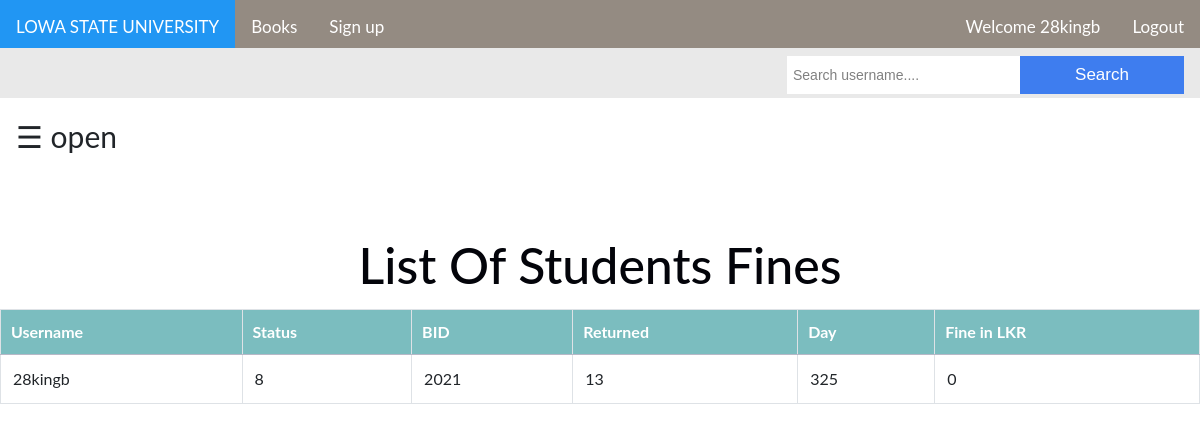
Screenshot of /student/fine.php (signed in) with the database file from the repository.
### tables this page shows
CREATE TABLE `fine` (
  `username` varchar(100) NOT NULL,
  `status` varchar(100) NOT NULL,
  `bid` int(100) NOT NULL,
  `returned` varchar(100) NOT NULL,
  `day` int(50) NOT NULL,
  `fine` double NOT NULL
);

### student/fine.php (the view, shortened to what this page needs)
<?php
include "connection.php";
include "navbar.php";
 ?>
<!doctype html>
<html>
<head>
<link rel="stylesheet" href="https://cdnjs.cloudflare.com/ajax/libs/font-awesome/4.7.0/css/font-awesome.min.css">
<link rel="stylesheet" href="https://unpkg.com/swiper/swiper-bundle.min.css"/>
<link rel="stylesheet" href="style.css" type="text/css" media="all">
</head>
<body>
<div class="topnav2">
<div class="search-container">
<form  method="post" name="form1">
<input class="form-control-delete" type="text" placeholder="Search username...." name="search">
<button type="submit" name="submit">Search</button>
<br>
</form>
</div>
</div>
<div id="main">
<span style="font-size:30px;cursor:pointer" onclick="openNav()">&#9776; open</span>
</div>
<section class="listofbooks">
<h2 style="text-align:center;"><br>List Of Students Fines</h2>
<br>
<?php
	$res=mysqli_query($db,"SELECT * FROM `fine` where username='$_SESSION[login_user]' ;");
		echo "<table class='table table-bordered table-hover' >";
			echo "<tr style='background-color: #6db6b9e6;'>";
				echo "<th>"; echo " Username ";	echo "</th>";
				echo "<th>"; echo " Status ";  echo "</th>";
				echo "<th>"; echo " BID ";  echo "</th>";
				echo "<th>"; echo " Returned ";  echo "</th>";
				echo "<th>"; echo " Day ";  echo "</th>";
				echo "<th>"; echo " Fine in LKR";  echo "</th>";
			echo "</tr>";
			while($row=mysqli_fetch_assoc($res))
			{
				echo "<tr>";
				echo "<td>"; echo $row['username']; echo "</td>";
				echo "<td>"; echo $row['status']; echo "</td>";
				echo "<td>"; echo $row['bid']; echo "</td>";
				echo "<td>"; echo $row['returned']; echo "</td>";
				echo "<td>"; echo $row['day']; echo "</td>";
				echo "<td>"; echo $row['fine']; echo "</td>";
				echo "</tr>";
			}
		echo "</table>";
	?>
</section>
</body>
</html>

### student/style.css (style rules this page uses)
* { margin:0; padding:0; }
::placeholder { color: #FFFFFF; font-family: arial; }
input, textarea, select, button { font-family: arial; color: #333; font-size: 14px; }
p, h1, h2, h3, h4, h5, h6, ul { margin: 0; }
button { border: none; width: 164px; height: 51px; margin: auto; margin-top: 40px; cursor: pointer; display: flex; align-items: center; justify-content: center; padding: 0; background: #333; font-size: 15px; color: #fff; }
#main { transition: margin-left .5s; padding: 16px; }
.listofbooks { height: 3500px; }
.listofbooks h2 { color: #03040a; background: #ffffff; height: 110px; font-size: 50px; }
.listofbooks table { border-collapse: collapse; width: 100%; }
.listofbooks th { color: white; }
.listofbooks th, td { padding: 10px; text-align: left; border-bottom: 1px solid #b7b8c7; }

### student/navbar.php (style rules this page uses)
body { margin: 0; font-family: "Lato", sans-serif; transition: background-color .5s; }

### student/fine.php (style rules this page uses)
.topnav2 { overflow: hidden; background-color: #e9e9e9; height: 50px; }
.topnav2 .search-container { float: right; }
.topnav2 input[type=text] { padding: 6px; margin-top: 8px; font-size: 17px; border: none; }
.topnav2 .search-container button { height:auto; float: right; padding: 6px; margin-top: 8px; margin-right: 16px; background: #3e7def; font-size: 17px; border: none; cursor: pointer; }

### rows the page displays
fine: username "28kingb", status "8", bid "2021", returned "13", day "325", fine "0"

### other values shown
$_SESSION['login_user'] "28kingb"
